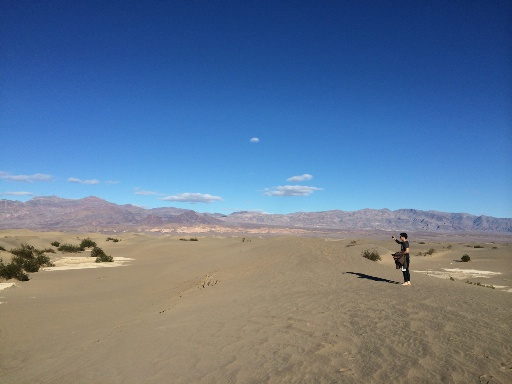
//> input picture 大三/数字图像处理/seam-carving复现+改进/源代码/test2.jpg, 512 x 384 px
$ ./main   (built with g++ and OpenCV 4)
//> lines starting //> are read from the running program, lines starting //| are printed output that depends on the picture
#include <opencv.hpp>
#include <opencv2\highgui.hpp>
#include <stdio.h>
#include <time.h>
#include <iostream>

#define MAXNUM 200

using namespace cv;
using namespace std;

/*图像的新尺寸，由用户键入*/
int new_height, new_width;

/*初始化工作，展示图片，提示用户键入图像新尺寸*/
void InputImage(Mat& src, int height, int width)
{
	namedWindow("Original Image", 0);
	resizeWindow("Original Image", src.cols, src.rows );
	imshow("Original Image", src);
	waitKey(1000);
	cout << "the size of this picture is: " << height << " × " << width << endl;
	cout << "please enter new height: " << endl;
	cin >> new_height;
	cout << "please enter new width" << endl;
	cin >> new_width;
}

/*动态规划，计算图像能量矩阵*/
void CalculateEnergy(Mat& grad_src, Mat& energy_src, Mat& trace_src, int height, int width)
{
	grad_src.copyTo(energy_src);
	for (int i = 1; i < height; i++)
	{
		//第一列
		if (energy_src.at<float>(i - 1, 0) <= energy_src.at<float>(i - 1, 1))
		{
			energy_src.at<float>(i, 0) = grad_src.at<float>(i, 0) + energy_src.at<float>(i - 1, 0);
			//记录当前位置的上一行应取哪个位置，上左为0，上中1，上右为2
			trace_src.at<float>(i, 0) = 1;
		}
		else
		{
			energy_src.at<float>(i, 0) = grad_src.at<float>(i, 0) + energy_src.at<float>(i - 1, 1);
			trace_src.at<float>(i, 0) = 2;
		}
		//中间的列
		for (int j = 1; j < width - 1; j++)
		{
			float dp[3];
			dp[0] = energy_src.at<float>(i - 1, j - 1);
			dp[1] = energy_src.at<float>(i - 1, j);
			dp[2] = energy_src.at<float>(i - 1, j + 1);

			int index = 0;
			if (dp[1] < dp[0])
				index = 1;
			if (dp[2] < dp[index])
				index = 2;
			energy_src.at<float>(i, j) = grad_src.at<float>(i, j) + energy_src.at<float>(i - 1, j - 1 + index);
			trace_src.at<float>(i, j) = index;
		}
		//最后一列
		if (energy_src.at<float>(i - 1, grad_src.cols - 1) <= energy_src.at<float>(i - 1, grad_src.cols - 2))
		{
			energy_src.at<float>(i, grad_src.cols - 1) = grad_src.at<float>(i, grad_src.cols - 1) + energy_src.at<float>(i - 1, grad_src.cols - 1);
			trace_src.at<float>(i, grad_src.cols - 1) = 1;
		}
		else
		{
			energy_src.at<float>(i, grad_src.cols - 1) = grad_src.at<float>(i, grad_src.cols - 1) + energy_src.at<float>(i - 1, grad_src.cols - 2);
			trace_src.at<float>(i, grad_src.cols - 1) = 0;
		}
	}
}

/*通过动态规划用能量图找到能量最小的seam*/
void FindSeam(Mat& grad_src, Mat& minTrace, int height, int width)
{
	//累计能量矩阵
	Mat energy_src(height, width, CV_32F, cv::Scalar(0));
	//能量最小轨迹矩阵
	Mat trace_src(height, width, CV_32F, cv::Scalar(0));

	//动态规划
	CalculateEnergy(grad_src, energy_src, trace_src, height, width);

	int row_count = energy_src.rows - 1;
	//保存最小那条轨迹的最下面点在图像中的列标
	int index = 0;

	//获得index，即最后那行最小值的位置
	for (int i = 1; i < energy_src.cols; i++)
		if (energy_src.at<float>(row_count, i) < energy_src.at<float>(row_count, index))
			index = i;

	//根据能量最小轨迹矩阵，得到能量最小轨迹矩阵中的最小的一条的轨迹，minTrace是多行一列矩阵
	minTrace.at<float>(row_count, 0) = index;
	int temp_Index = index;

	for (int i = row_count; i > 0; i--)
	{
		int temp = trace_src.at<float>(i, temp_Index);
		if (temp == 0)
			temp_Index = temp_Index - 1;
		else if (temp == 2)
			temp_Index = temp_Index + 1;
		minTrace.at<float>(i - 1, 0) = temp_Index;
	}
}

/*删除原图中的一条seam*/
void RemoveSeam(Mat& src, Mat& res, Mat& minTrace)
{
	for (int i = 0; i < res.rows; i++)
	{
		int k = minTrace.at<float>(i, 0);
		for (int j = 0; j < k; j++)
			res.at<Vec3b>(i, j) = src.at<Vec3b>(i, j);
		for (int j = k; j < res.cols - 1; j++)
			res.at<Vec3b>(i, j) = src.at<Vec3b>(i, j + 1);
	}
}

/*计算一副灰度图每个像素的能量函数，生成能量图*/
void ComputeGradient(Mat& gray_src, Mat& grad_src, int height, int width)
{
	//水平梯度矩阵
	Mat gradiant_H(height, width, CV_32F, cv::Scalar(0));
	//垂直梯度矩阵
	Mat gradiant_V(height, width, CV_32F, cv::Scalar(0));
	//求水平梯度所使用的卷积核
	Mat kernel_H = (Mat_<float>(3, 3) << 0, 0, 0, 0, 1, -1, 0, 0, 0);
	//求垂直梯度所使用的卷积核
	Mat kernel_V = (Mat_<float>(3, 3) << 0, 0, 0, 0, 1, 0, 0, -1, 0);

	filter2D(gray_src, gradiant_H, gradiant_H.depth(), kernel_H);
	filter2D(gray_src, gradiant_V, gradiant_V.depth(), kernel_V);

	//水平与垂直滤波结果的绝对值相加，可以得到梯度大小
	add(abs(gradiant_H), abs(gradiant_V), grad_src);
}

/*返回图中能量最小的seam，以矩阵形式记录*/
Mat GetMinTrace(Mat& src, int height, int width)
{
	//彩色图像转换为灰度图像
	Mat gray_src(height, width, CV_8U, cv::Scalar(0));
	cvtColor(src, gray_src, COLOR_BGR2GRAY);

	//计算图像梯度
	Mat grad_src(height, width, CV_32F, cv::Scalar(0));
	ComputeGradient(gray_src, grad_src, height, width);

	//通过动态规划用能量图找到能量最小的seam
	Mat min_Trace(height, 1, CV_32F, cv::Scalar(0));
	FindSeam(grad_src, min_Trace, height, width);

	return min_Trace;
}

/*删除一条seam，参数flag = C代表删除一条竖直方向的seam，flag = R代表删除一条水平方向的seam*/
void ShrinkSeam(Mat& src, char flag = 'C')
{
	int height = src.rows;
	int width = src.cols;

	//如果删除一条水平方向的seam，将图像旋转90度处理即可
	if (flag == 'R')
	{
		transpose(src, src);
		flip(src, src, 1);
		height = src.rows;
		width = src.cols;
	}

	Mat min_Trace = GetMinTrace(src, height, width);

	//删除原图中的一条seam
	Mat res(height, width - 1, src.type());
	RemoveSeam(src, res, min_Trace);

	if (flag == 'R')
	{
		transpose(res, res);
		flip(res, res, 0);
	}
	res.copyTo(src);
}

/*增加count这么多条seam，参数flag = C代表增加竖直方向的seam，flag = R代表增加水平方向的seam*/
// [57 lines left out: function EnlargeSeam, not called in this run]

/*比较用户输入的尺寸与原始图片尺寸，用seam-carving算法处理图片*/
void SeamCarving(Mat& src, int height, int width)
{
	//判断是放大还是缩小图像 先处理列
	if (new_width < width)
		for (int i = 0; i < width - new_width; i++)
			ShrinkSeam(src, 'C');
	else
		EnlargeSeam(src, new_width - width, 'C');

	//处理行
	if (new_height < height)
		for (int i = 0; i < height - new_height; i++)
			ShrinkSeam(src, 'R');
	else
		EnlargeSeam(src, new_height - height, 'R');
}

int main()
{
	//读图片，保存原图以便后续重新键入尺寸
	string ImagePath = "test2.jpg";
	Mat origin = imread(ImagePath);
//> origin is the input picture: 384 rows x 512 cols, CV_8UC3; mean B, G, R 147, 120.7, 100

	int height = origin.rows;
//> height = 384
	int width = origin.cols;
//> width = 512
	Mat src;

	while (1)
	{
		origin.copyTo(src);
		//初始化工作，展示图片，提示用户键入图像新尺寸
		InputImage(src, height, width);
//| the size of this picture is: 384 × 512
//> the answer given: 100
//> the answer given: 100
		cout << "------start carving------" << endl;
		clock_t start = clock();	//程序开始时间

		//比较用户输入的尺寸与原始图片尺寸，用seam-carving算法处理图片
		Mat res;
		SeamCarving(src, height, width);
//> the loop in SeamCarving, `for (int i = 0; i < width - new_width; i++)` made 412 passes
//> pass 1, in ComputeGradient, `filter2D(gray_src, gradiant_V, gradiant_V.depth(), kernel_V);`:
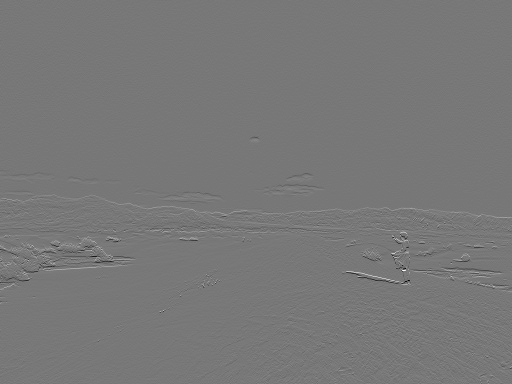
//> gradiant_V: 384 rows x 512 cols, CV_32FC1; min -204, max 228, mean -0.2; drawn with min black and max white
//> pass 1, in ComputeGradient, `add(abs(gradiant_H), abs(gradiant_V), grad_src);`:
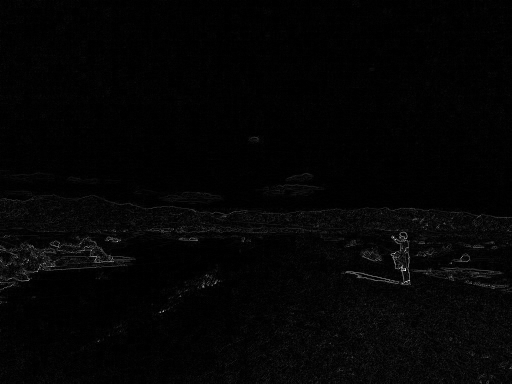
//> grad_src: 384 rows x 512 cols, CV_32FC1; min 0, max 359, mean 6.7; drawn with min black and max white
//> after the loop in SeamCarving, `for (int i = 0; i < width - new_width; i++)`:
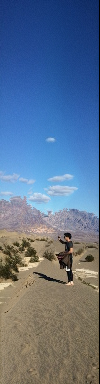
//> src: 384 rows x 100 cols, CV_8UC3; mean B, G, R 140.7, 114.2, 94.2
//> the loop in SeamCarving, `for (int i = 0; i < height - new_height; i++)` made 284 passes
//> pass 1, in ShrinkSeam (call 61), `flip(src, src, 1);`:
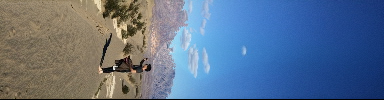
//> src: 100 rows x 384 cols, CV_8UC3; mean B, G, R 140.7, 114.2, 94.2
//> pass 1, in GetMinTrace (call 61), `cvtColor(src, gray_src, COLOR_BGR2GRAY);`:
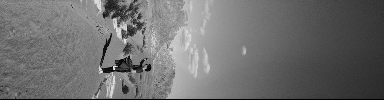
//> gray_src: 100 rows x 384 cols, CV_8UC1; min 0, max 245, mean 111.2
//> pass 1, in ComputeGradient (call 61), `filter2D(gray_src, gradiant_H, gradiant_H.depth(), kernel_H);`:
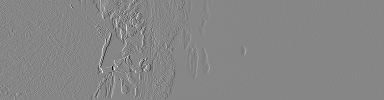
//> gradiant_H: 100 rows x 384 cols, CV_32FC1; min -228, max 204, mean 0.1; drawn with min black and max white
//> after the loop in SeamCarving, `for (int i = 0; i < height - new_height; i++)`:
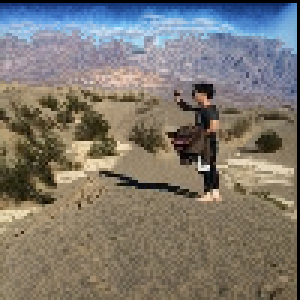
//> src: 100 rows x 100 cols, CV_8UC3 (shown 3 times larger); mean B, G, R 111.5, 119.3, 124.9
		bilateralFilter(src, res, 1, 5, 5);

		//算法运行结束，输出运行时间和运行结果。如果按下ESC键，退出，按其他任何键，可再次输入尺寸
		clock_t finish = clock();	//程序结束时间
		cout << "------end carving------" << endl;
		cout << "algorithm finish in: " << finish - start << " miliseconds" << endl << endl;
		namedWindow("Result Image", 0);
		resizeWindow("Result Image", res.cols, res.rows);
		imshow("Result Image", res);
		int key = waitKey();
//> the Esc key is pressed
		if (key == 27)
			break;
		else
		{
			destroyWindow("Original Image");
			continue;
		}
	}
}

$ run again, with 大三/数字图像处理/seam-carving复现+改进/源代码/test1.jpg copied over 大三/数字图像处理/seam-carving复现+改进/源代码/test2.jpg
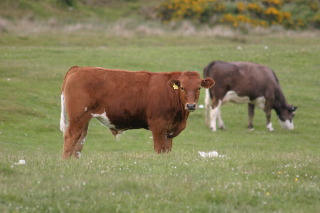
//> input picture 大三/数字图像处理/seam-carving复现+改进/源代码/test1.jpg, 320 x 213 px
//> origin is the input picture: 213 rows x 320 cols, CV_8UC3; mean B, G, R 89.7, 129.7, 134.2
//| the size of this picture is: 213 × 320
//> after the loop in SeamCarving, `for (int i = 0; i < width - new_width; i++)`:
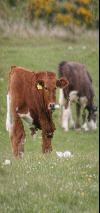
//> src: 213 rows x 100 cols, CV_8UC3; mean B, G, R 91.1, 127.3, 134.5
//> after the loop in SeamCarving, `for (int i = 0; i < height - new_height; i++)`:
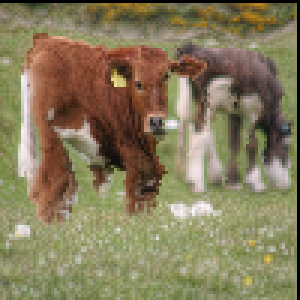
//> src: 100 rows x 100 cols, CV_8UC3 (shown 3 times larger); mean B, G, R 91.2, 123.4, 133.7
